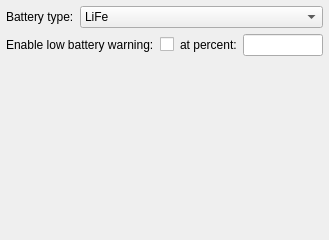
<?xml version="1.0" encoding="UTF-8"?>
<ui version="4.0">
 <class>BatterySettingsWidget</class>
 <widget class="QWidget" name="BatterySettingsWidget">
  <property name="geometry">
   <rect>
    <x>0</x>
    <y>0</y>
    <width>329</width>
    <height>240</height>
   </rect>
  </property>
  <property name="windowTitle">
   <string>Battery Settings</string>
  </property>
  <layout class="QVBoxLayout" name="verticalLayout">
   <property name="leftMargin">
    <number>6</number>
   </property>
   <property name="topMargin">
    <number>6</number>
   </property>
   <property name="rightMargin">
    <number>6</number>
   </property>
   <property name="bottomMargin">
    <number>0</number>
   </property>
   <item>
    <layout class="QHBoxLayout" name="horizontalLayout" stretch="0,1">
     <item>
      <widget class="QLabel" name="label">
       <property name="text">
        <string>Battery type:</string>
       </property>
      </widget>
     </item>
     <item>
      <widget class="QComboBox" name="batteryType">
       <item>
        <property name="text">
         <string>LiFe</string>
        </property>
       </item>
       <item>
        <property name="text">
         <string>LiPo</string>
        </property>
       </item>
       <item>
        <property name="text">
         <string>NiMH</string>
        </property>
       </item>
      </widget>
     </item>
    </layout>
   </item>
   <item>
    <layout class="QHBoxLayout" name="horizontalLayout_3" stretch="0,1,0,0">
     <item>
      <widget class="QLabel" name="label_4">
       <property name="text">
        <string>Enable low battery warning:</string>
       </property>
      </widget>
     </item>
     <item>
      <widget class="QCheckBox" name="warningEnabled">
       <property name="text">
        <string/>
       </property>
      </widget>
     </item>
     <item>
      <widget class="QLabel" name="pctLabel">
       <property name="text">
        <string>at percent:</string>
       </property>
      </widget>
     </item>
     <item>
      <widget class="LineEdit" name="warningThresh"/>
     </item>
    </layout>
   </item>
   <item>
    <spacer name="verticalSpacer">
     <property name="orientation">
      <enum>Qt::Vertical</enum>
     </property>
     <property name="sizeHint" stdset="0">
      <size>
       <width>20</width>
       <height>40</height>
      </size>
     </property>
    </spacer>
   </item>
  </layout>
 </widget>
 <customwidgets>
  <customwidget>
   <class>LineEdit</class>
   <extends>QLineEdit</extends>
   <header>LineEdit.h</header>
  </customwidget>
 </customwidgets>
 <resources/>
 <connections/>
</ui>
